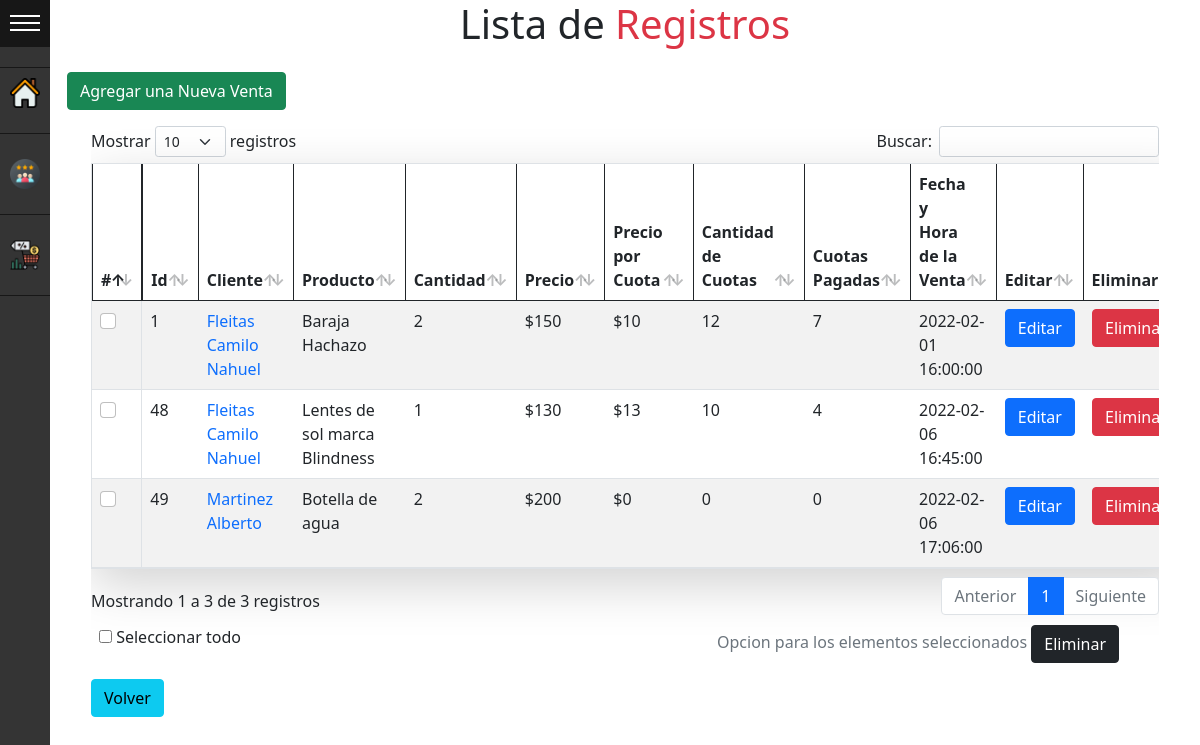
Screenshot of /_Clientes/lista_registros.php with the database file from the repository.
### tables this page shows
CREATE TABLE `registros` (
  `registro_id` int(100) NOT NULL,
  `rela_cliente_id` int(100) NOT NULL,
  `cnombre_producto` varchar(255) NOT NULL,
  `ncant_prod` int(11) NOT NULL,
  `nprecio_producto` int(11) NOT NULL,
  `nprecio_cuota` int(11) DEFAULT NULL,
  `ncuotas_producto` int(3) DEFAULT NULL,
  `ncuotas_pagadas` int(3) DEFAULT NULL,
  `dfecha_venta` date NOT NULL,
  `thora_venta` time DEFAULT NULL
);

CREATE TABLE `clientes` (
  `cliente_id` int(100) NOT NULL,
  `capellido_cliente` varchar(255) DEFAULT NULL,
  `cnombre_cliente` varchar(255) DEFAULT NULL,
  `ndocumento_cliente` varchar(9) DEFAULT NULL,
  `ntelefono_cliente` varchar(13) DEFAULT NULL,
  `cdireccion_cliente` varchar(255) DEFAULT NULL
);

### _Clientes/lista_registros.php (the view, shortened to what this page needs)
<!DOCTYPE html>
<html lang="es">
<head>
<link rel="stylesheet" href="../css/bootstrap/css/bootstrap.min.css" type="text/css">
<link rel="stylesheet" type="text/css" href="../assets/datatables/datatables.min.css"/>
<link rel="stylesheet"  type="text/css" href="../assets/datatables/DataTables-1.11.3/css/dataTables.bootstrap5.min.css">
<link rel="stylesheet" href="../css/styles.css" type="text/css">
</head>
<body>
    <header>
	<div class="container">
		<div class="row">
			<div class="col-lg-12">
    		<h1 class="text-center">Lista de <span class="text-danger">Registros</span></h1>
			</div>
		</div>
	</div>
</header>
<div id="sidemenu" class="menu-collapsed">
    <div id="header">
        <div id="menu-btn">
            <div class="btn-hamburguer"></div>
            <div class="btn-hamburguer"></div>
            <div class="btn-hamburguer"></div>
        </div>
    </div>
    <div id="profile">
    </div>
    <div id="menu-items">
        <div class="item">
            <a href="../index.php">
                <div class="icon"> <img src="../imagenes/iconos/inicio.png" width="40px"> </div>
            </a>
        </div>
        <div class="item separator">
        </div>
		<div class="item">
            <a href="lista_clientes.php">
                <div class="icon"> <img src="../imagenes/iconos/customer-review.png" width="40px"> </div>
            </a>
        </div>
        <div class="item separator">
        </div>
        <div class="item">
            <a href="lista_registros.php">
                <div class="icon"> <img src="../imagenes/iconos/ventas.png" width="40px"> </div>
            </a>
        </div>
        <div class="item separator">
        </div>
    </div>
</div>
<?php
    require "../conexion.php";
?>
<div>
<div class="container mt-3" style="">
    <div class="row">
        <div class="col-lg-12 col-md-12 col-sm-12">
  <a class="btn btn-success" data-bs-toggle="collapse" href="#collapseForm" role="button" aria-expanded="false" aria-controls="collapseForm">
    Agregar una Nueva Venta
  </a>
  </div>
</div>
</div>
<div class="container" id="">
		<div class="row">
			<div class="col-lg-12 col-md-12 col-sm-12">
				<div class="table-responsive ">
                    <form action='checked.php' method='POST'>
        			<table id="tablaProductos" class=" shadow-lg border border-bottom table table-striped table-hover">
					<thead class="">
					<tr>
						<th class="border-start border-end border-dark">#</th>
						<th class="border-start border-end border-dark">Id</th>
						<th class="border-end border-dark">Cliente</th>
						<th class="border-end border-dark">Producto</th>
						<th class="border-end border-dark">Cantidad</th>
						<th class="border-end border-dark">Precio</th>
						<th class="border-end border-dark">Precio por Cuota</th>
						<th class="border-end border-dark">Cantidad de Cuotas</th>
						<th class="border-end border-dark">Cuotas Pagadas</th>
						<th class="border-end border-dark">Fecha y Hora de la Venta</th>
						<th class='border-end border-dark'>Editar</th>
						<th class='border-end border-dark'>Eliminar</th>
						</tr>
						</thead>
                        <?php
                        $consulta= "SELECT * FROM registros order by registro_id ASC";
                        $resultado= $conexion->query($consulta);
                        $contador=0;
                        while($fin=$resultado->fetch_assoc()){
                            $contador=$contador+1;
                            $cliente_id=$fin['rela_cliente_id'];
                            $consulta_cliente= "SELECT * FROM clientes WHERE cliente_id=$cliente_id";
                            $resultado_cliente= $conexion->query($consulta_cliente);
                            while($fin_cliente=$resultado_cliente->fetch_assoc()){
                                $cliente_nombre=$fin_cliente['cnombre_cliente'];
                                $cliente_apellido= $fin_cliente['capellido_cliente'];
                                $ayp_cliente= "$cliente_apellido $cliente_nombre";
                            }
                            echo "<tr>";
                                echo "<td class='border-end'> <input class='form-check-input case' type='checkbox' value='".$fin['registro_id']."' id='flexCheckDefault' name='check_".$contador."'></td>";
                                echo "<td>", $fin['registro_id'], " </td>";
                                echo "<td> <a href='planilla_cliente.php?ids=".$cliente_id."'><span>$ayp_cliente</span></a></td>";
                                echo "<td>", $fin['cnombre_producto'], " </td>";
                                echo "<td>", $fin['ncant_prod'], " </td>";
                                echo "<td> $", $fin['nprecio_producto'], " </td>";
                                echo "<td> $", $fin['nprecio_cuota'], " </td>";
                                echo "<td>", $fin['ncuotas_producto'], " </td>";
                                echo "<td>", $fin['ncuotas_pagadas'], " </td>";
                                echo "<td>", $fin['dfecha_venta'], " ", $fin['thora_venta'], " </td>";
                                echo "<td><a class='btn btn-primary' href='modif_cliente.php?ids=".$fin['registro_id']."&planilla=editardRegistros'>Editar</a></td>";
                                echo "<td class='border-end' align='center'> <a class='btn btn-danger' Onclick='return ConfirmDelete();' href='checked.php?ids=".$fin['registro_id']."&planilla=eliminarPlanilla'>Eliminar</a></td>";
                            echo "</tr>";
                        }
                        ?>
                        </table>
                        <div class="d-flex bd-highlight">
                                <div class="p-2 flex-grow-1 bd-highlight">
                                    <input type="checkbox" id="selectall"> Seleccionar todo</div>
                                <div class="p-2 bd-highlight">
                                <span class="text-secondary">Opcion para los elementos seleccionados   </span>
                                    <input type="submit" class="btn btn-dark" name="checkPlanillaCliente" id="checkPlanillaCliente" value="Eliminar" Onclick="return ConfirmDelete();">
                                </div>
                                <div class="p-2 bd-highlight"></div>
                                <div class="p-2 bd-highlight"></div>
                        </div>
                        </form>
                        <div class="mt-2 mb-3">
                            <a href="../index.php" class="btn btn-info">Volver</a>
                        </div>
				</div>
			</div>
		</div>
</div>
</body>
</html>

### conexion.php (shortened to what this page needs)
<!doctype html>
<html>
<head>
</head>
<body>
</body>
</html>

### css/styles.css (style rules this page uses)
* { margin: 0; padding: 0; box-sizing: border-box; }
:root { --width:150px; --padding:10px; --bgcolor:rgb(52,52,52); --hovercolor: rgb(23,23,23); --width-collapsed:50px; }
body { margin-left:var(--width-collapsed); }
#sidemenu { background-color: var(--bgcolor); color: white; position:fixed; height:100%; left:0; top:0; }
#sidemenu a { color: white; text-decoration: none; }
#sidemenu #header { box-sizing: border-box; border-bottom: solid 1px var(--hovercolor); }
#sidemenu #header #title, #sidemenu #header #menu-btn { vertical-align: middle; }
#sidemenu #header #menu-btn { display: inline-block; }
#sidemenu #header #menu-btn { cursor: pointer; padding: 10px; width: var(--width-collapsed); box-sizing:border-box; }
#sidemenu #header #menu-btn .btn-hamburguer { background-color: #fff; width: 100%; height:2px; margin: 5px 0; }
#sidemenu #profile { border-bottom: solid 1px var(--hovercolor); padding: var(--padding) 0; text-align:center; }
#sidemenu #menu-items { overflow:hidden; }
#sidemenu #menu-items .item { width: var(--width); }
#sidemenu #menu-items .item .icon { display: inline-block; }
#sidemenu #menu-items .item .icon, #sidemenu #menu-items .item .title { font-size:14px; vertical-align: middle; overflow: hidden; display: inline-block; }
#sidemenu #menu-items .item a { display:block; }
#sidemenu #menu-items .item .icon { box-sizing: border-box; padding: var(--padding); width: var(--width-collapsed); }
#sidemenu #menu-items .item .icon img { width:100%; }
#sidemenu #menu-items .item.separator { height: 1px; border-bottom: solid 1px var(--hovercolor); margin:15px 0 }
.menu-collapsed { width: var(--width-collapsed); }
.menu-collapsed .item { width:100px; }
h1 { font-size: 40px; }
a { text-decoration:none; }

### rows the page displays
registros: registro_id "1", rela_cliente.cnombre_cliente "Fleitas Camilo Nahuel", cnombre_producto "Baraja Hachazo", ncant_prod "2", nprecio_producto "150", nprecio_cuota "10", ncuotas_producto "12", ncuotas_pagadas "7", dfecha_venta "2022-02-01", thora_venta "16:00:00"
registros: registro_id "48", rela_cliente.cnombre_cliente "Fleitas Camilo Nahuel", cnombre_producto "Lentes de sol marca Blindness", ncant_prod "1", nprecio_producto "130", nprecio_cuota "13", ncuotas_producto "10", ncuotas_pagadas "4", dfecha_venta "2022-02-06", thora_venta "16:45:00"
registros: registro_id "49", rela_cliente.cnombre_cliente "Martinez Alberto", cnombre_producto "Botella de agua", ncant_prod "2", nprecio_producto "200", nprecio_cuota "0", ncuotas_producto "0", ncuotas_pagadas "0", dfecha_venta "2022-02-06", thora_venta "17:06:00"
